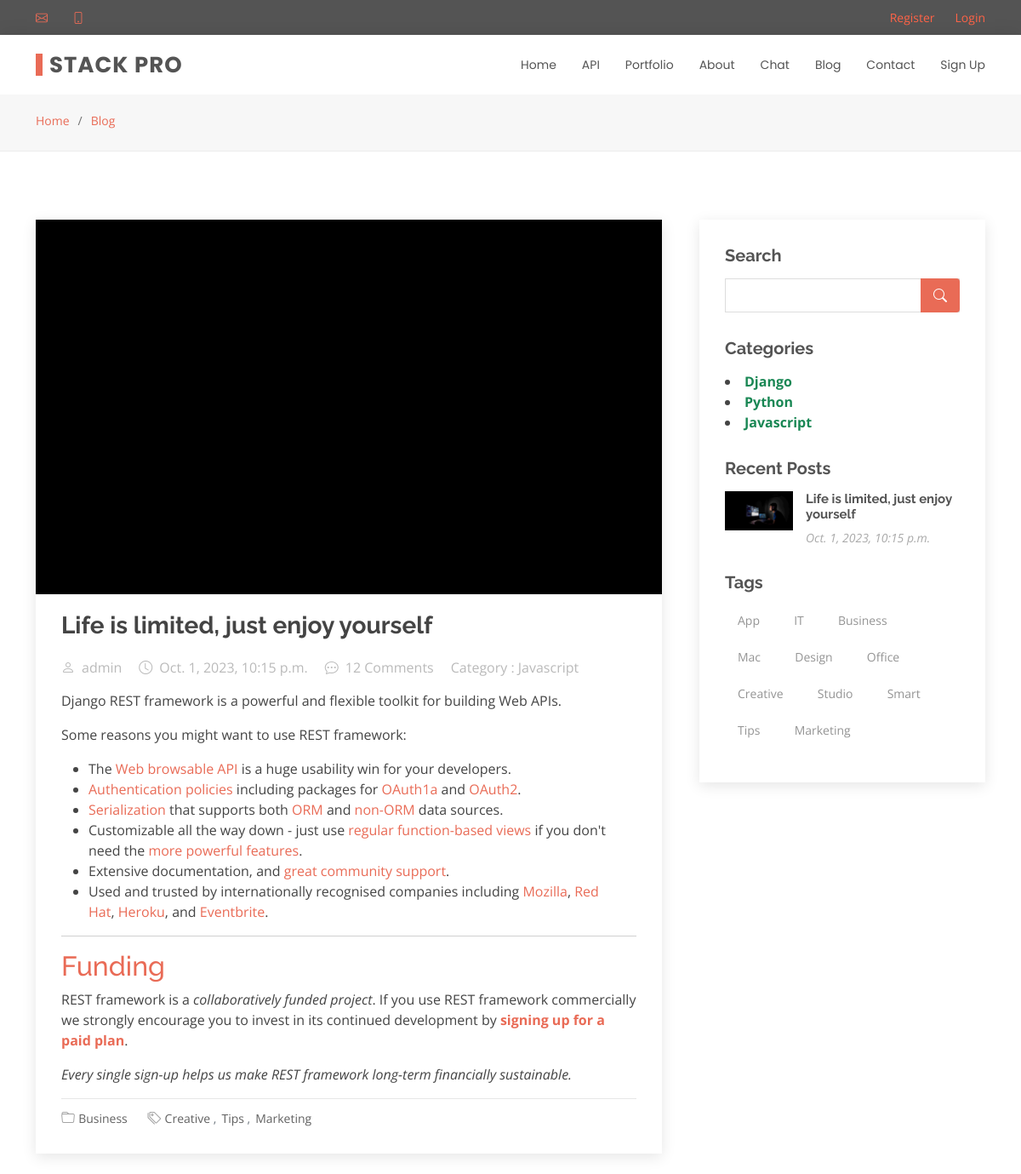
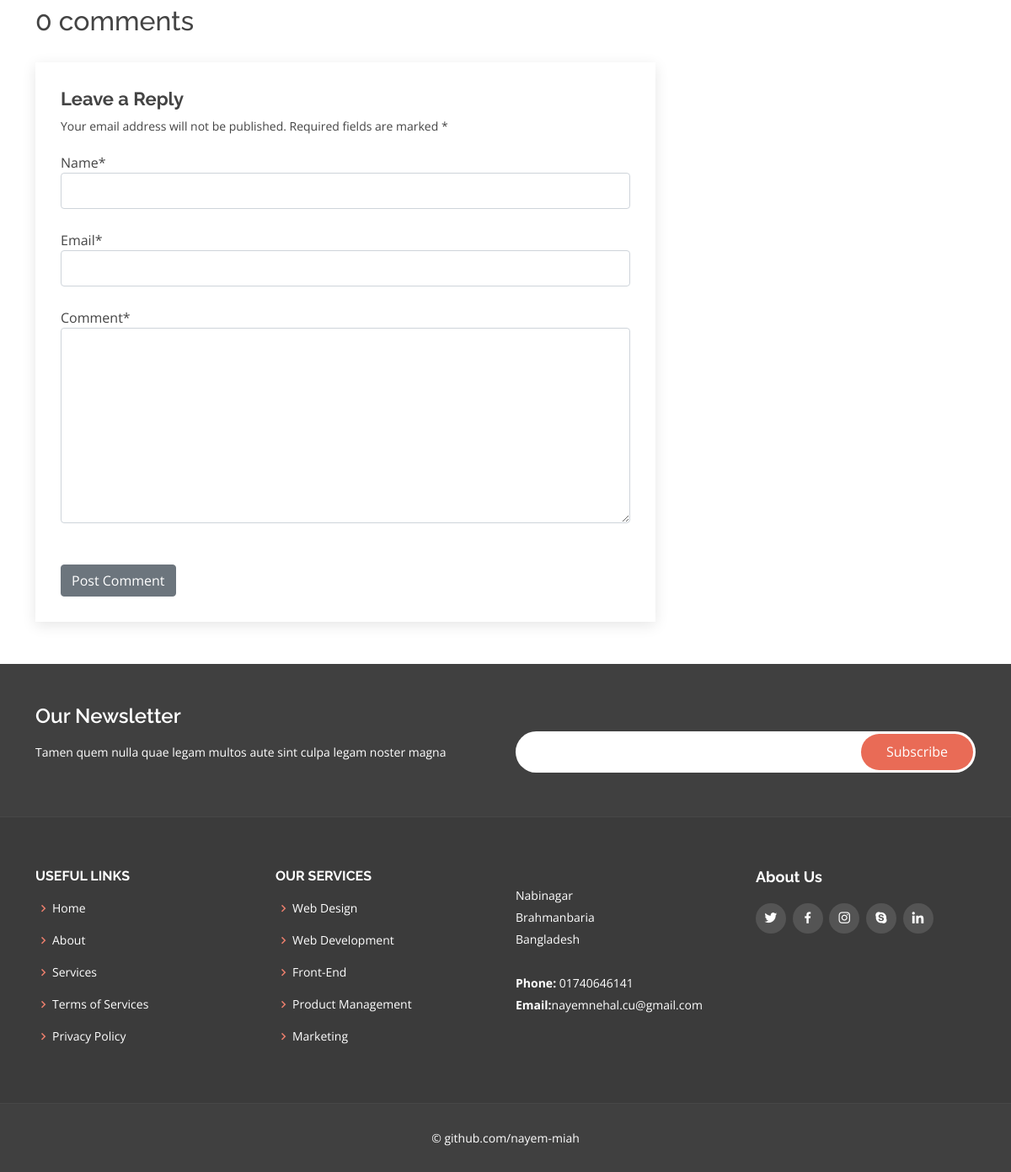
/blog/life-is-limited-just-enjoy-yourself/, run on the app's committed database (2 pictures, top to bottom).
### header/models.py (models this page shows, shortened)
class Header(models.Model):
    logo = models.CharField(max_length=25)

### blog/models.py (models this page shows, shortened)
class Post(models.Model):
      class ArticlePublishOptions(models.TextChoices):
         PUBLISH = "pub", "Publish"
         DRAFT = "dra", "DRAFT"
         PRIVATE = "pri", "Private"
      catagory = models.ForeignKey(Category, on_delete=models.SET_NULL, null=True, blank=True)
      headline = models.CharField(max_length=240,help_text="Headline of the article",)
      sub_headline = models.CharField(max_length=250 , blank=True, null=True)
      thumbnail = models.ImageField(blank=True,null=True,upload_to='images/')
      body = RichTextField()
      author = models.ForeignKey(Account, blank=True,on_delete= models.CASCADE, related_name='blog_post')
      slug = models.SlugField(blank=True,null=True)
      publish_status = models.CharField(
        max_length=3,
        choices=ArticlePublishOptions.choices,
        default=ArticlePublishOptions.DRAFT,)
      published = models.DateTimeField(default=timezone.now)
      created = models.DateTimeField(auto_now_add=True)
      objects = AgentManager()
      def get_absolute_url(self):
          return reverse("blog:post_detail", args=[self.slug])
      class Meta:
            ordering = ('-published',)

class Category(models.Model):
    name = models.CharField(max_length=25)
    def __str__(self):
      return self.name

### account/models.py (models this page shows, shortened)
class Account(AbstractBaseUser):
	email 					= models.EmailField(verbose_name="email", max_length=60, unique=True)
	username 				= models.CharField(max_length=30, unique=True)
	date_joined				= models.DateTimeField(verbose_name='date joined', auto_now_add=True)
	last_login				= models.DateTimeField(verbose_name='last login', auto_now=True)
	is_admin				= models.BooleanField(default=False)
	is_active				= models.BooleanField(default=True)
	is_staff				= models.BooleanField(default=False)
	is_superuser			= models.BooleanField(default=False)
	profile_image			= models.ImageField(max_length=255, null=True, blank=True, default="profile_images/d.png")
	hide_email				= models.BooleanField(default=True)
	USERNAME_FIELD = 'email'
	REQUIRED_FIELDS = ['username']
	objects = MyAccountManager()
	def __str__(self):
		return self.username

### blog/views.py (the view)
# urls.py: path('<slug:slug>/', views.post_detail, name='post_detail'),
def post_detail(request, slug):
    template = 'blog-single.html'
    header = Header.objects.order_by()
    cate = Category.objects.all()
    posts = Post.objects.filter(publish_status=Post.ArticlePublishOptions.PUBLISH)[0:3]
    post = get_object_or_404(Post, slug=slug)
    comments = post.comment_here.filter(approved=True)
    new_comment = None
    if request.method == 'POST':
        comment_form = CommentForm(request.POST)
        if comment_form.is_valid():
            new_comment = comment_form.save(commit=False)
            new_comment.post = post
            new_comment.save()
    else:
        comment_form = CommentForm()
    context = {
        'post': post,
        'comments': comments,
        'posts': posts,
        'headerdata': header,
        'category': cate,
        'comment_form': comment_form,
        "new_comment": new_comment,
    }
    return render(request, template_name=template, context=context)

### blog/forms.py
class CommentForm(forms.ModelForm):
    class Meta:
        model = Comments
        fields = ("name", "email", "comment")

### blog/models.py (called while the page is built)
    def get_queryset(self, *args, **kwargs):
        return AgentQuerySet(self.model, using=self._db)

### templates/blog-single.html (shortened to what this page needs)
{% extends 'base.html' %}
{% load static %}
{% block title %}
{% load crispy_forms_tags %}
{% endblock %}
{% block content %}
  <main id="main">
    <section id="breadcrumbs" class="breadcrumbs">
      <div class="container">
        <ol>
          <li><a href="index.html">Home</a></li>
          <li><a href="blog.html">Blog</a></li>
        </ol>
      </div>
    </section>
    <section id="blog" class="blog">
      <div class="container" data-aos="fade-up">
        <div class="row">
          <div class="col-lg-8 entries">
            <article class="entry entry-single">
              <div class="entry-img">
                  {% if post.thumbnail %}
                     <img src="{{ post.thumbnail.url }}" alt="image not found">
                  {% endif %}
              </div>
              <h2 class="entry-title">
                {{post.headline}}
              </h2>
              <div class="entry-meta">
                <ul>
                  <li class="d-flex align-items-center"><i class="bi bi-person"></i> {{post.author}}</li>
                  <li class="d-flex align-items-center"><i class="bi bi-clock"></i> {{post.published}}</time></li>
                  <li class="d-flex align-items-center"><i class="bi bi-chat-dots"></i> 12 Comments</li>
                  <li class="d-flex align-items-center"> Category : {{post.catagory}}</li>
                </ul>
              </div>
              <div class="entry-content">
                   {{post.body | safe }}
              </div>
              <div class="entry-footer">
                <i class="bi bi-folder"></i>
                <ul class="cats">
                  <li><a href="#">Business</a></li>
                </ul>
                <i class="bi bi-tags"></i>
                <ul class="tags">
                  <li><a href="#">Creative</a></li>
                  <li><a href="#">Tips</a></li>
                  <li><a href="#">Marketing</a></li>
                </ul>
              </div>
            </article>
            <div class="blog-comments">
              {% with comments.count as total_comments %}
                <h2>{{ total_comments }} comments</h2>
              {% endwith %}
              {% if new_comment %}
                  <div class="alert alert-success" role="alert">
                            Your comment is awaiting moderation
                  </div>
              {% else %}
              <div class="reply-form">
                <h4>Leave a Reply</h4>
                <p>Your email address will not be published. Required fields are marked * </p>
                   <form method="post" style="margin-top: 1.3em;">
                        {{ comment_form | crispy }}
                        <br/>
                        <button type="submit" class="btn btn-secondary">Post Comment</button>
                   </form>
                </div>
               {%endif%}
            </div>
          </div>
          <div class="col-lg-4">
            <div class="sidebar">
              <h3 class="sidebar-title">Search</h3>
              <div class="sidebar-item search-form">
                  <form action="{% url 'blog:search' %}" method=POST>
                  <input type="text" name="searched">
                  <button type="submit"><i class="bi bi-search"></i></button>
                </form>
              </div>
              <h3 class="sidebar-title">Categories</h3>
              <div class="sidebar-item categories">
                 {% for cat in category %}
                   <li> <b><a class="text-success " href="{% url 'blog:blog' %}?category={{cat.name}}">{{cat.name}}</a></b></li>
                 {% endfor %}
              </div>
              <h3 class="sidebar-title">Recent Posts</h3>
              <div class="sidebar-item recent-posts">
                {% for post in posts %}
                 <div class="post-item clearfix">
                  {% if post.thumbnail %}
                     <img src="{{ post.thumbnail.url }}" alt="image not found">
                  {% endif %}
                  <h4><a href="{{ post.get_absolute_url }}">{{ post.headline }}</a></h4>
                  <time datetime="2020-01-01">{{post.published}}</time>
                 </div>
                {% endfor %}
              </div>
              <h3 class="sidebar-title">Tags</h3>
              <div class="sidebar-item tags">
                <ul>
                  <li><a href="#">App</a></li>
                  <li><a href="#">IT</a></li>
                  <li><a href="#">Business</a></li>
                  <li><a href="#">Mac</a></li>
                  <li><a href="#">Design</a></li>
                  <li><a href="#">Office</a></li>
                  <li><a href="#">Creative</a></li>
                  <li><a href="#">Studio</a></li>
                  <li><a href="#">Smart</a></li>
                  <li><a href="#">Tips</a></li>
                  <li><a href="#">Marketing</a></li>
                </ul>
              </div>
            </div>
          </div>
        </div>
      </div>
    </section>
  </main>
{% endblock %}

### templates/base/header.html (shortened to what this page needs)
  <section id="topbar" class="d-flex align-items-center">
    <div class="container d-flex justify-content-center justify-content-md-between">
      <div class="contact-info d-flex align-items-center">
        <i class="bi bi-envelope d-flex align-items-center"><a href="mailto:contact@example.com">{{top_headerdata.0.email}}</a></i>
        <i class="bi bi-phone d-flex align-items-center ms-4"></i>
      </div>
      <div class="social-links d-none d-md-flex align-items-center">
          {% if user.is_authenticated%}
               <a class="d-flex align-items-center ms-4" href="{%url 'logout'%}">Logout</a>
               <a class="d-flex align-items-center ms-4" style="color:tomato;">{{user.username}}</a>
          {% else %}
               <br/>
              <a class="d-flex align-items-center ms-4" style="color:tomato;" href="{% url 'index'%}">Register</a></p>
              <a class="d-flex align-items-center ms-4" style="color:tomato" href="{% url 'login'%}">Login</a></p>
          {% endif %}
      </div>
    </div>
  </section>
  <header id="header" class="d-flex align-items-center">
    <div class="container d-flex justify-content-between align-items-center">
      <div class="logo">
        <h1><a href="{% url 'index'%}">{{headerdata.0.logo}}</a></h1>
      </div>
      <nav id="navbar" class="navbar">
        <ul>
          <li><a class="{% block homeactive %} {% endblock %}" href="{% url 'index'%}">Home</a></li>
          <li><a class="{% block teamactive %} {% endblock %}" href="http://localhost:8000/docs/">API</a></li>
          <li><a class="{% block portfolioactive %} {% endblock %}" href="{% url 'portfolio'%}">Portfolio</a></li>
          <li><a class="{% block aboutactive %} {% endblock %}" href="{% url 'about'%}">About</a></li>
          <li><a class="" href="{% url 'chat:friend_list'%}">Chat</a></li>
          <li><a class="{% block blogactive %} {% endblock %}" href="{% url 'blog:blog'%}">Blog</a></li>
          <li><a class="{% block contactactive %}{% endblock %}" href="{% url 'contact'%}">Contact</a></li>
          {% if user.is_authenticated%}
             <li><a href="{% url 'profile'%}">Account</a></li>
          {% else %}
             <li><a href="{% url 'account'%}">Sign Up</a></li>
          {% endif %}
        </ul>
      </nav>
    </div>
  </header>

### data on the page
Header: logo "STACK PRO"
Post: thumbnail (picture), headline "Life is limited, just enjoy yourself", author "admin", published "Oct. 1, 2023, 10:15 p.m.", catagory "Javascript", body "Django REST framework is a powerful and flexible toolkit for building Web APIs. Some reasons you might want to use REST framework: The Web browsable API is a huge usability win for your developers. Authentication policies including packages for OAuth1a and OAuth2 . Serialization that supports both ORM and non-ORM data sources. Customizable all the way down - just use regular function-based views if you don't need the more powerful features . Extensive documentation, and great community support . Used and trusted by internationally recognised companies including Mozilla , Red Hat , Heroku , and Eventbrite . Funding REST framework is a collaboratively funded project . If you use REST…"
Category: name "Django"
Category: name "Python"
Category: name "Javascript"

### other printed values
{{ total_comments }} "0"
